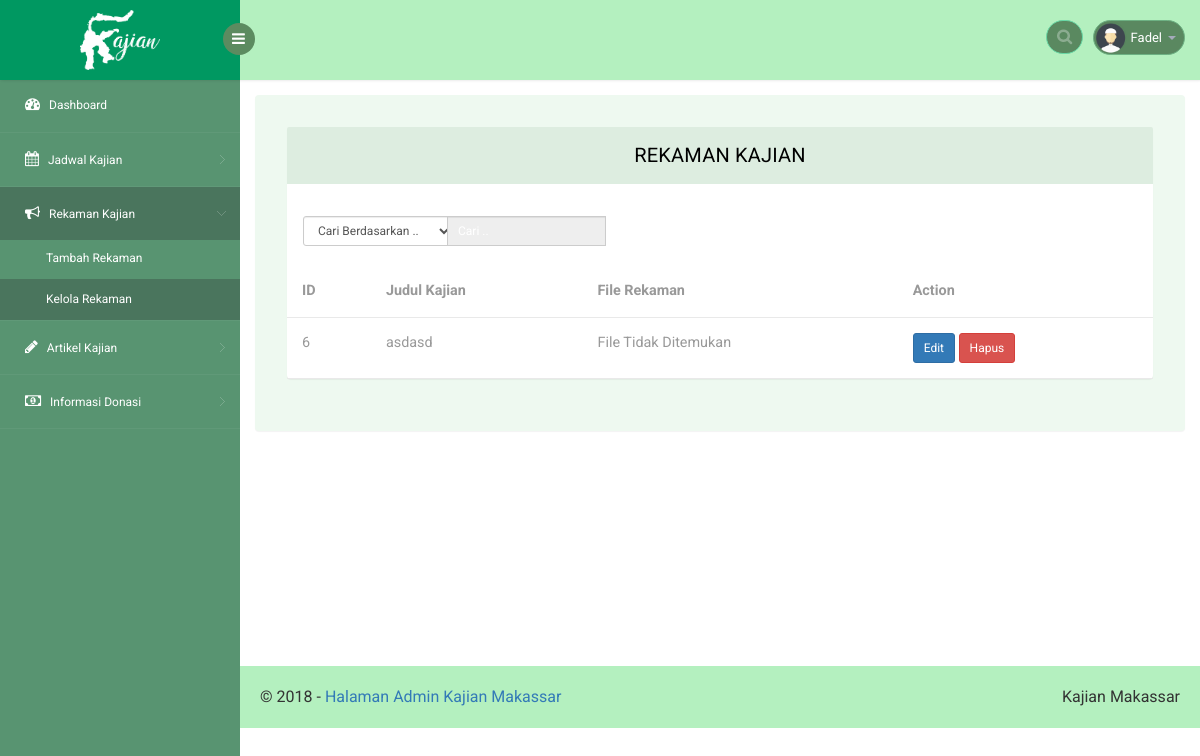
The page /web/rekamankajian.php (signed in) on the database as committed earlier.
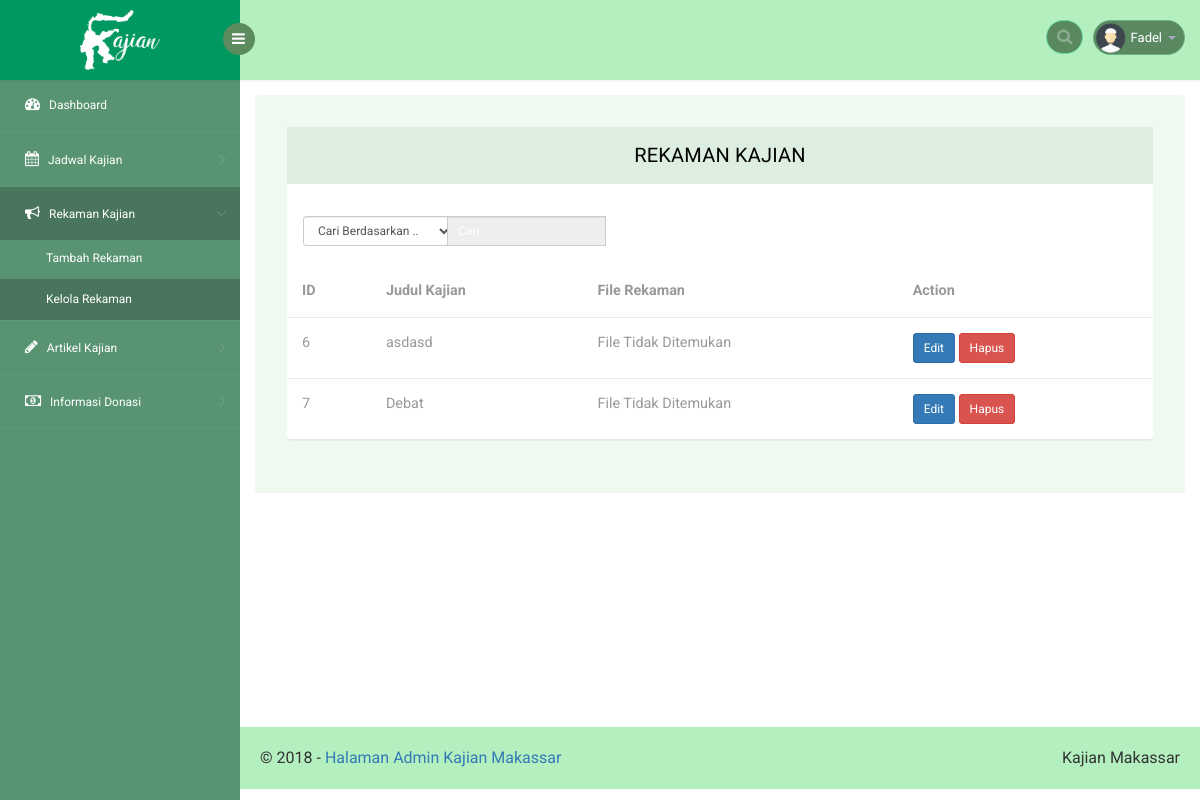
The same page on the database as committed later.
### tables this page shows
CREATE TABLE `rekaman_kajian` (
  `id` int(11) NOT NULL,
  `judul` varchar(50) NOT NULL,
  `rekaman` text NOT NULL
);

### web/connect.php (called while the page is built, shortened)
<?php
	$link = "http://localhost/kajian-sunnah/web";
 ?>

### web/rekamankajian.php (the view, shortened to what the changed rows need)
<?php
include "connect.php";
if (!isset($_SESSION['nama_user'])) {
  header('location:'.$link.'/login.php');
}elseif (isset($_SESSION['nama_user'])) {
 ?>
 <!DOCTYPE html>
 <head>
    <link rel="stylesheet" href="css/bootstrap.min.css" >
    <link href="css/style.css" rel='stylesheet' type='text/css' />
    <link href="css/style-responsive.css" rel="stylesheet"/>
    <link rel="stylesheet" href="css/font.css" type="text/css"/>
    <link href="css/font-awesome.css" rel="stylesheet">
    <link rel="stylesheet" href="css/morris.css" type="text/css"/>
    <link rel="stylesheet" href="css/monthly.css">
</head>
<body>
    <section id="container">
        <section id="main-content">
         <section class="wrapper">
          <div class="table-agile-info">
           <div class="panel panel-default">
              <div>
                <table id="myTable" class="table" ui-jq="footable" ui-options='{
                  "paging": {
                    "enabled": true
                  },
                  "filtering": {
                    "enabled": true
                  },
                  "sorting": {
                    "enabled": true
                  }}'>
                  <thead>
                    <tr>
                      <th data-breakpoints="xs">ID</th>
                      <th>Judul Kajian</th>
                      <th>File Rekaman</th>
                      <th>Action</th>
                    </tr>
                  </thead>
                  <tbody>
                    <?php
                      $query = "SELECT * FROM rekaman_kajian";
                      $result = $conn->query($query);
                      while ($row = $result->fetch_assoc()) {
                     ?>
                    <tr>
                      <td><?php echo $row['id']; ?></td>
                      <td><?php echo $row['judul'];?></td>
                      <td>
                        <?php
                          if (file_exists("file/".$row['rekaman'])==1) {
                            ?>
                            <audio controls>
                              <source src="file/<?php echo $row['rekaman']; ?>" />
                            </audio>
                            <?php
                          } else{
                            echo "File Tidak Ditemukan";
                          }?><br>
                      </td>
                      <td>
                        <button type="button" class="btn btn-sm btn-primary" data-toggle="modal" data-target="#myModal<?php echo $row['id'] ?>">Edit</button>
                        <a onclick="return confirm('Hapus Rekaman <?php echo $row['judul']; ?>?')" href="<?php echo $link; ?>/proses/crud-rekaman.php?hapus=<?php echo $row['id'] ?>"><button type="button" class="btn btn-sm btn-danger">Hapus</button></a>
                      </td>
                    </tr>
                    <?php } ?>
                  </tbody>
                </table>
              </div>
            </div>
          </div>
         </section>
       </section>
</section>
</body>
</html>
<?php
}
?>

Rows that differ between the two databases and show on the page:
added rekaman_kajian: id "7", judul "Debat", shows "File Tidak Ditemukan"
